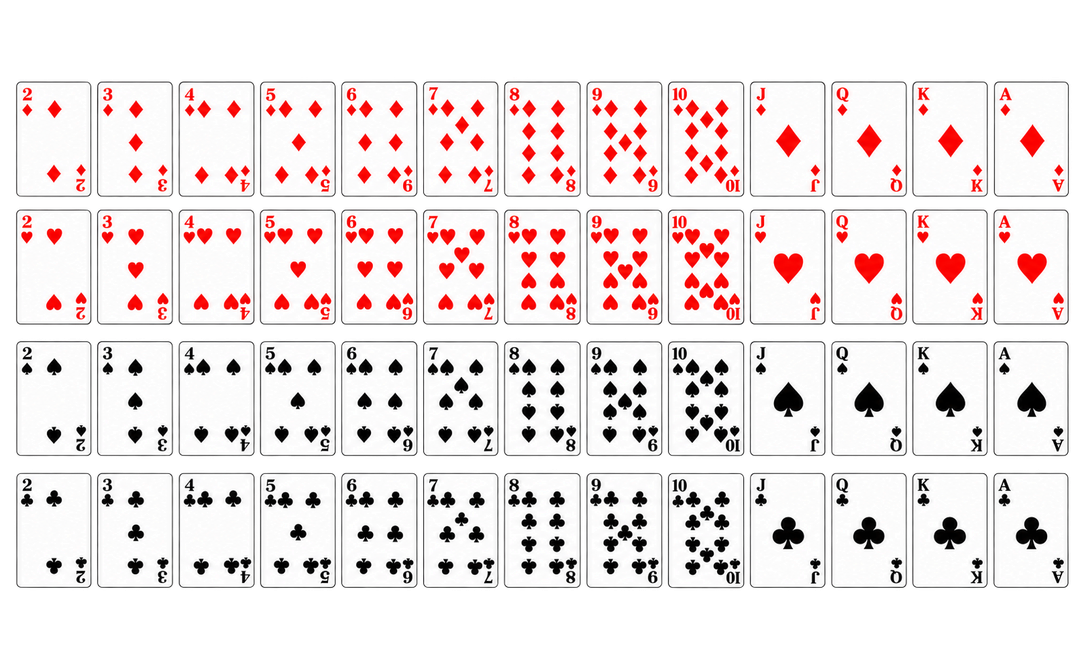
#> input picture tools/scene/source/cards/deck.png, 1084 x 650 px, shrunk from 1619 x 971 before the run
$ python build-cards.py
#> lines starting #> are read from the running program, lines starting #| are printed output that depends on the picture; after the words box and inside, x2 and y2 are one past the last pixel; in counts of white or black regions, pixels touching at a corner belong together
"""Cuts the card deck (tools/scene/source/cards/deck.png: 4 rows — ♦ ♥ ♠ ♣, columns 2…10 J Q K A) into
public/assets/cards/<suit>-<rank>.webp (suit 0 ♠ 1 ♥ 2 ♦ 3 ♣ as in content/games.ts, rank 1 = ace … 13 = king) and the
back (tools/scene/source/cards/back.png) into public/assets/cards/back.webp."""
import os
import numpy as np
from PIL import Image
from scipy import ndimage

HERE = os.path.dirname(__file__)
OUT = os.path.join(HERE, "..", "..", "public", "assets", "cards")
os.makedirs(OUT, exist_ok=True)
deck = Image.open(os.path.join(HERE, "source", "cards", "deck.png")).convert("RGBA")
#> deck is the input picture: PIL image 1084x650 RGBA; mean R, G, B, A 156.9, 147.5, 147.6, 162.4
a = np.array(deck)
white = (a[..., 0] > 200) & (a[..., 1] > 200) & (a[..., 2] > 200) & (a[..., 3] > 200)
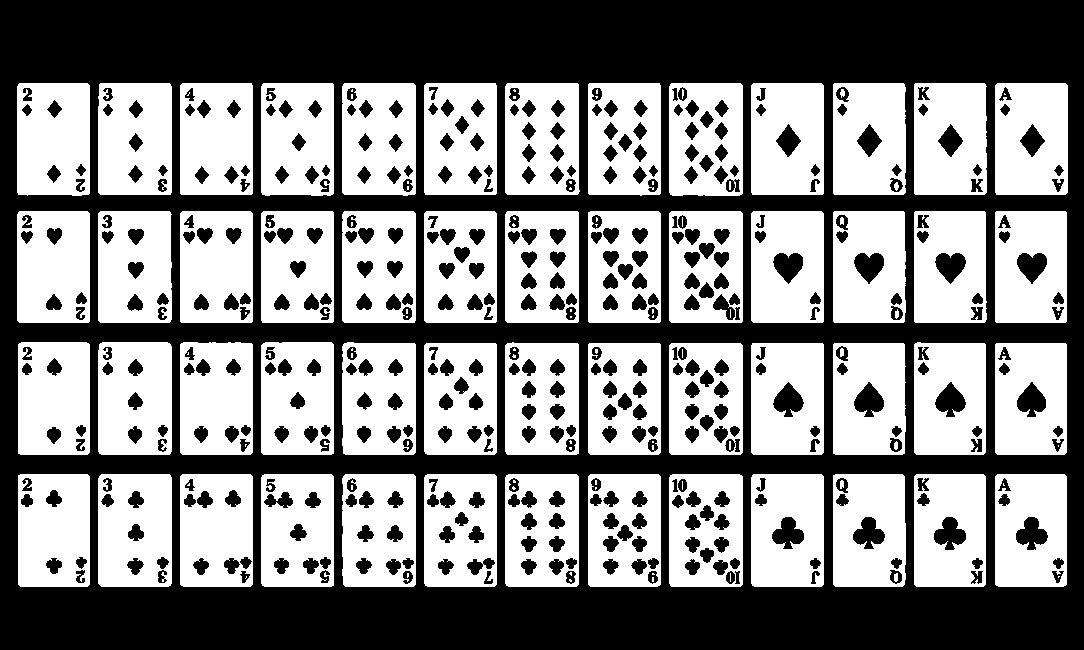
#> white: shape (650, 1084) bool; 51.9% white; 444 black regions, largest, box (x1, y1, x2, y2) and area: (0, 0, 1084, 650) 278295, (934, 517, 966, 550) 652, (854, 382, 884, 417) 647
lab, _ = ndimage.label(white)
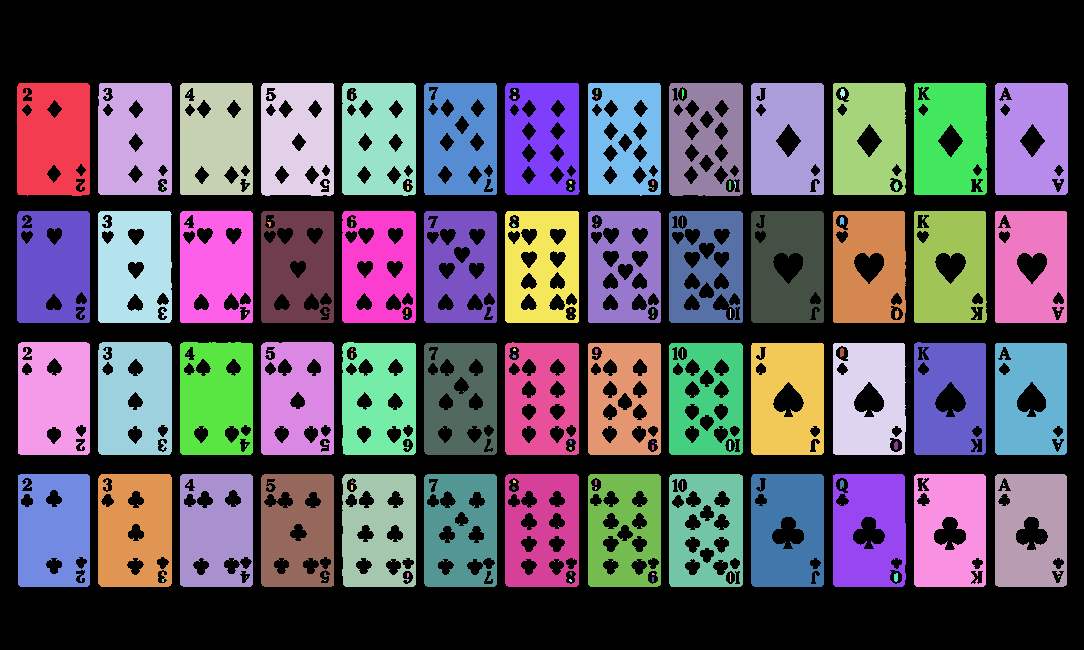
#> lab: shape (650, 1084) int32; 198 distinct labels, from 0 to 197; one colour per label, 0 black
boxes = [(o[1].start, o[0].start, o[1].stop, o[0].stop) for i, o in enumerate(ndimage.find_objects(lab)) if (lab[o] == i + 1).sum() > 5000]
#> boxes = 52 items, first 6: (17, 83, 90, 196), (98, 83, 172, 195), (180, 83, 253, 195), (261, 83, 334, 196), (342, 83, 416, 196), (424, 83, 497, 195)
assert len(boxes) == 52, len(boxes)
boxes.sort(key=lambda b: (b[1] // 100, b[0]))
ROW_SUIT = [2, 1, 0, 3]  # ♦ ♥ ♠ ♣
for k, (x0, y0, x1, y1) in enumerate(boxes):
    row, col = divmod(k, 13)
    rank = 1 if col == 12 else col + 2
    card = deck.crop((x0 - 3, y0 - 3, x1 + 3, y1 + 3))
    card.save(os.path.join(OUT, f"{ROW_SUIT[row]}-{rank}.webp"), quality=90, method=6)
#> this loop made 52 passes
#> (x0, y0, x1, y1, row, col, rank) on passes 1 to 12: (17, 83, 90, 196, 0, 0, 2), (98, 83, 172, 195, 0, 1, 3), (180, 83, 253, 195, 0, 2, 4), (261, 83, 334, 196, 0, 3, 5), (342, 83, 416, 196, 0, 4, 6), (424, 83, 497, 195, 0, 5, 7), (505, 83, 580, 195, 0, 6, 8), (588, 83, 661, 196, 0, 7, 9), (669, 83, 743, 196, 0, 8, 10), (751, 83, 824, 195, 0, 9, 11), (833, 83, 906, 195, 0, 10, 12), (914, 83, 987, 195, 0, 11, 13)
#> pass 1, `card = deck.crop((x0 - 3, y0 - 3, x1 + 3, y1 + 3))`:
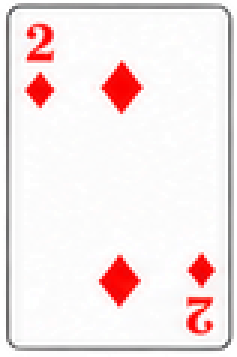
#> card: PIL image 79x119 RGBA (shown 3 times larger); mean R, G, B, A 230, 217, 217, 232.7; transparent parts drawn white
#> after the loop:
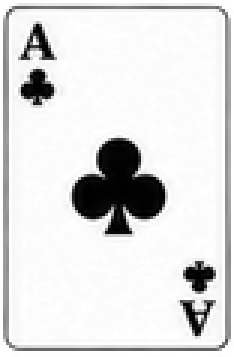
#> card: PIL image 78x119 RGBA (shown 3 times larger); mean R, G, B, A 205.9, 205.8, 205.8, 234.3; transparent parts drawn white
back = Image.open(os.path.join(HERE, "source", "cards", "back.png")).convert("RGBA")
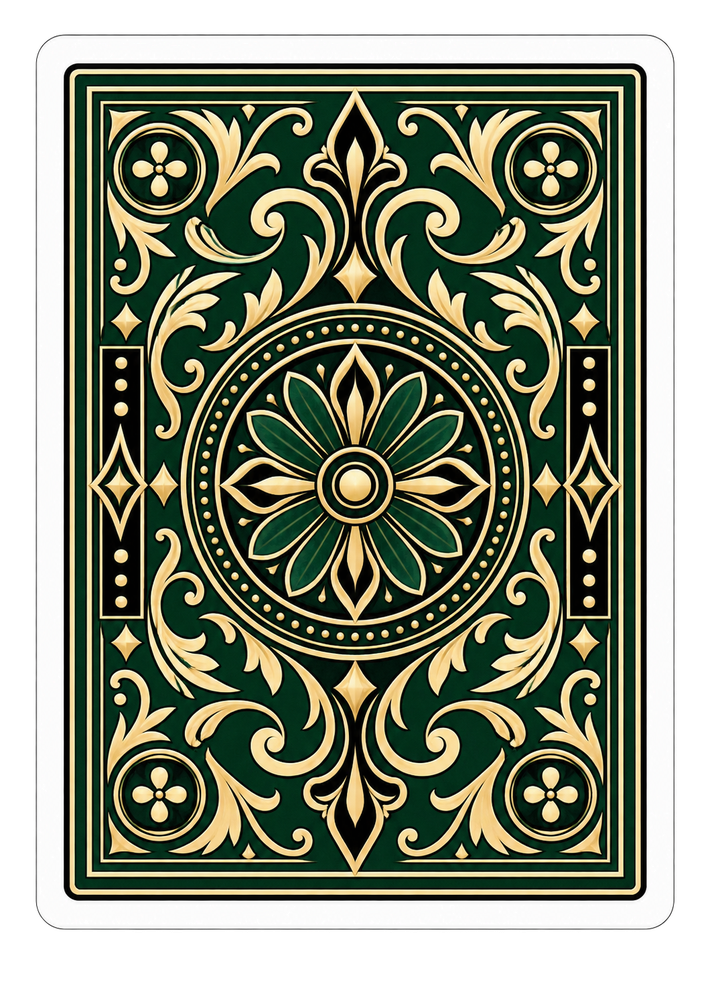
#> input picture tools/scene/source/cards/back.png, 710 x 994 px, shrunk from 1060 x 1484 before the run
#> back is the input picture: PIL image 710x994 RGBA; mean R, G, B, A 88.9, 94.4, 74.8, 204.8
bb = back.split()[3].point(lambda v: 255 if v > 20 else 0).getbbox()
#> bb = (35, 34, 675, 930)
back = back.crop(bb)
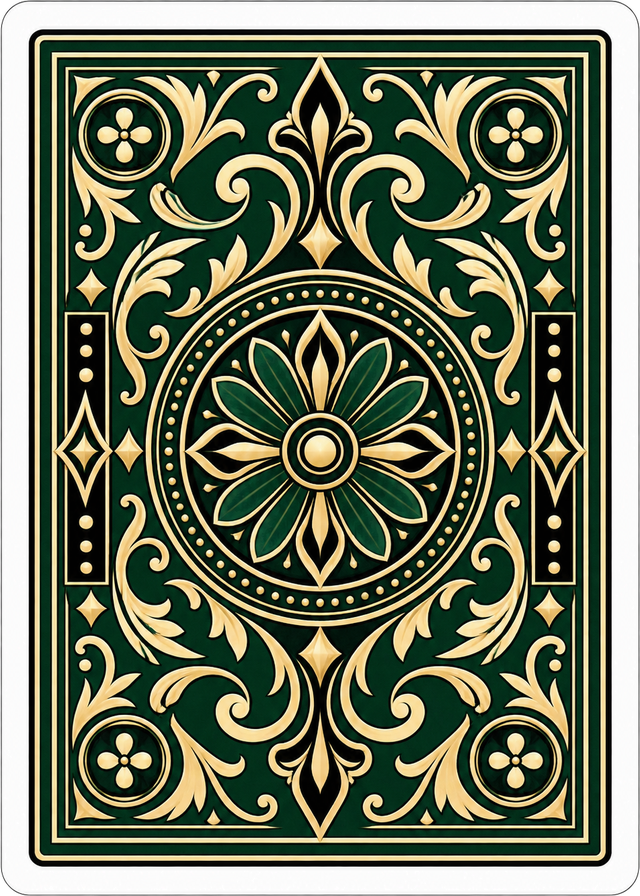
#> back: PIL image 640x896 RGBA; mean R, G, B, A 107.6, 114.3, 90.3, 252; transparent parts drawn white
back.resize((240, round(240 * back.height / back.width)), Image.LANCZOS).save(os.path.join(OUT, "back.webp"), quality=88, method=6)
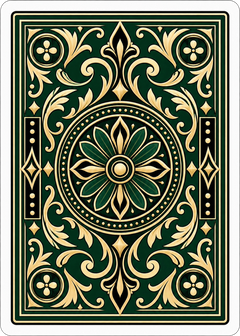
#> saved as back.webp: PIL image 240x336 RGBA; mean R, G, B, A 108.5, 114.7, 90.8, 252.1; transparent parts drawn white
print("cards ok", card.size)
#| cards ok (78, 119)
